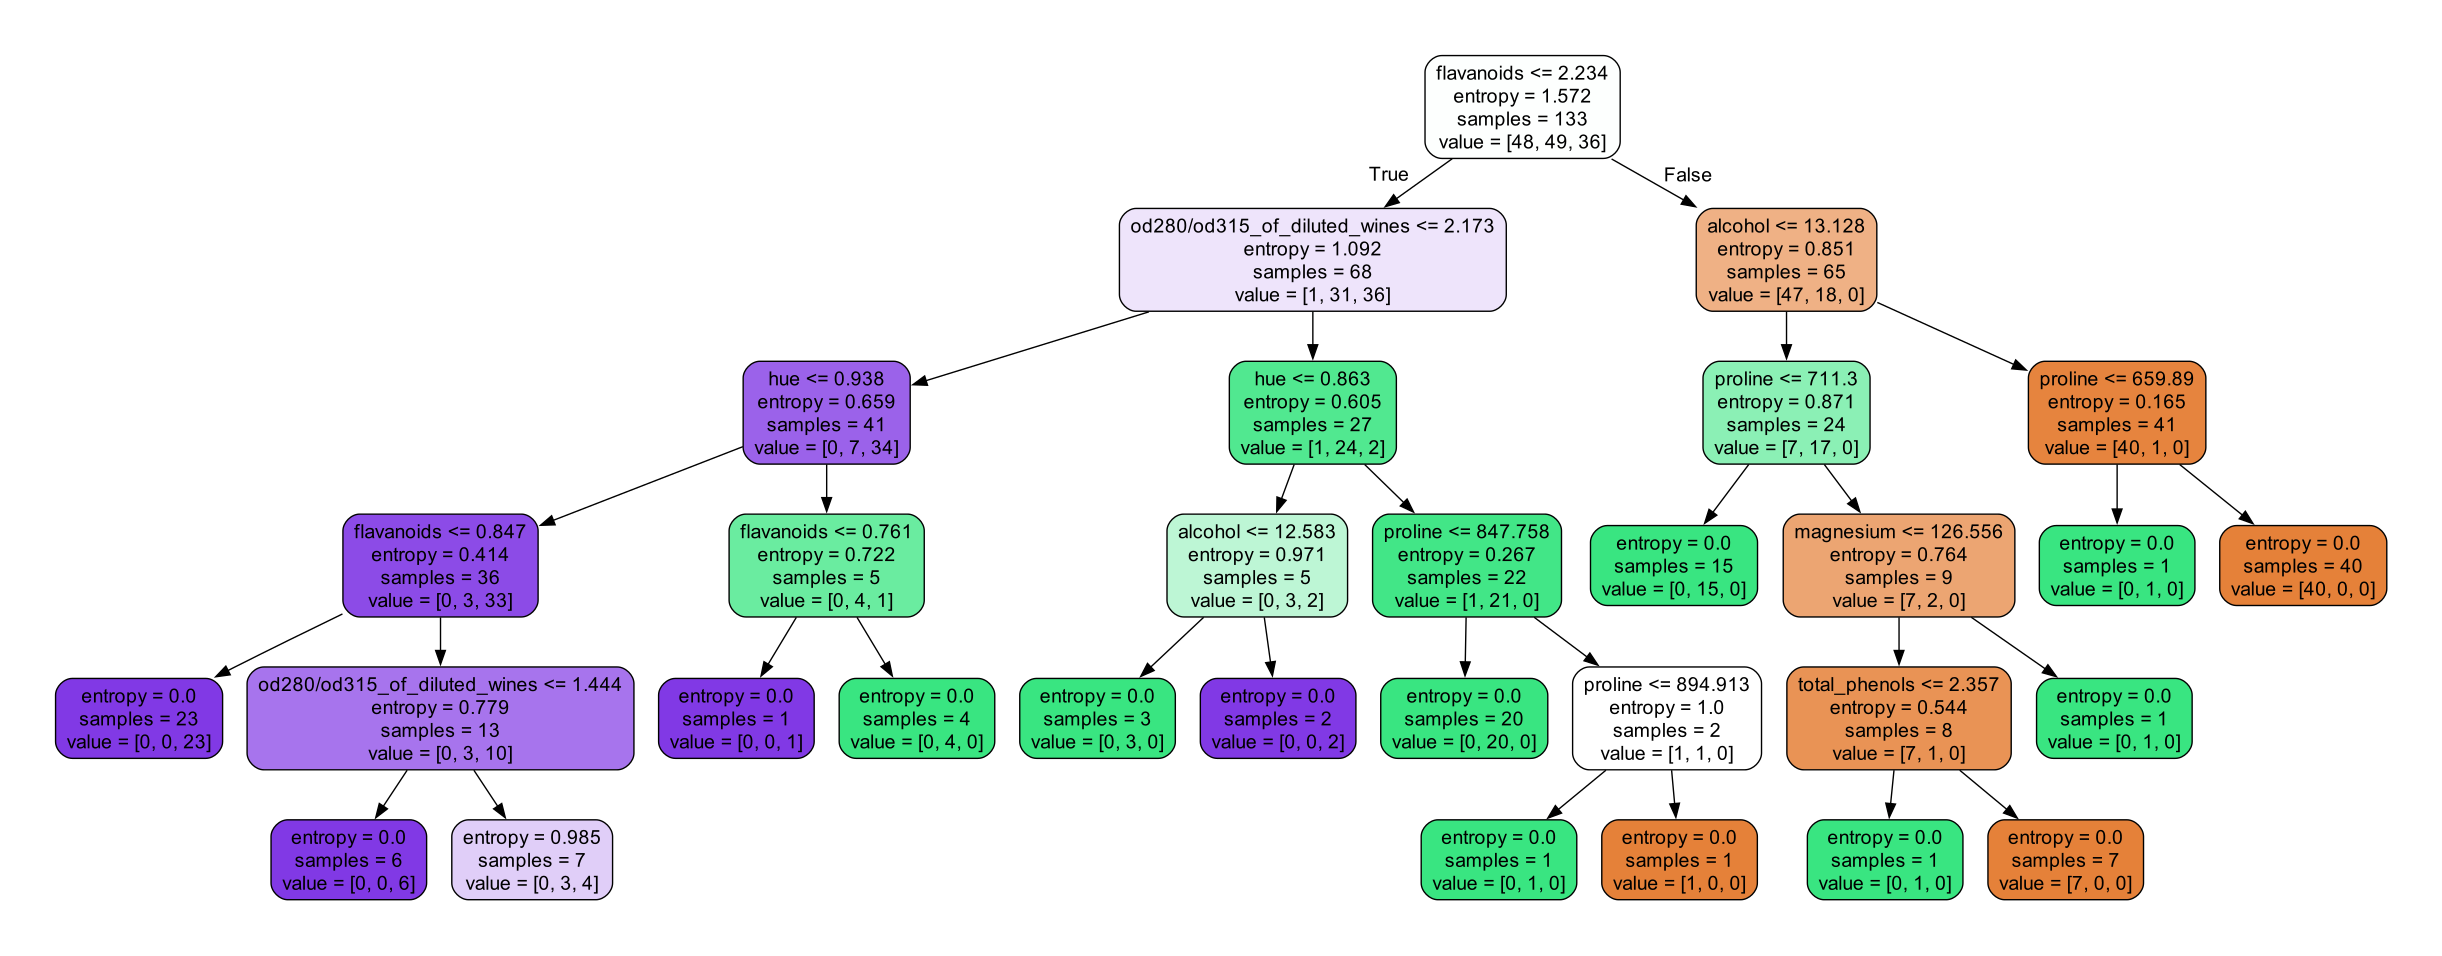

The script that drew this image:
#!/usr/bin/env python
# -*- coding: UTF-8 -*-


__author__ = "Maylon"

import numpy as np
import pandas as pd
from matplotlib import pyplot as plt
from sklearn import tree
from sklearn.tree import DecisionTreeClassifier
from sklearn.model_selection import train_test_split
import graphviz
from sklearn import datasets
from pylab import mpl
# 设置显示中文字体
mpl.rcParams["font.sans-serif"] = ["SimHei"]

def Bunch2dataframe(sklearn_dataset):
    """
    将sklearn数据集Bunch类型转成DataFrame
    :param sklearn_dataset: sklearn中的数据集
    :return: 处理后的dataframe，最后一列为标签列
    """
    df = pd.DataFrame(sklearn_dataset.data, columns=sklearn_dataset.feature_names)
    df['target'] = pd.Series(sklearn_dataset.target)        # 追加一列标签列
    return df

def Draw_tree(clf, filename, feature_names=None, class_names=None):
    """
    绘制决策树并保存为*.pdf文件
    :param clf: 训练后的模型
    :param filename: 保存的文件名
    :param feature_names: 特征名
    :param class_names: 标签名
    :return: None
    """
    dot_data = tree.export_graphviz(clf,
                                    out_file=None,
                                    feature_names=feature_names,
                                    class_names=class_names,
                                    filled=True,
                                    rounded=True)
    graph = graphviz.Source(dot_data)
    graph.render(filename)
    print("Done.")


def best_depth_tree(train, test):
    """
    调参得到最佳的max_depth值并返回对应训练后的模型
    :param train: 训练集
    :param test: 测试集
    :return: 训练后的模型列表和测试集预测准确率最大值的索引
    """
    train_score_list = []
    test_score_list = []
    clf_list = []
    max_test_depth = 10     # 最大树深(超参数上限)
    train_data = train.iloc[:, :-1]
    train_target = train.iloc[:, -1]
    test_data = test.iloc[:, :-1]
    test_target = test.iloc[:, -1]
    for i in range(max_test_depth):
        clf = DecisionTreeClassifier(criterion="entropy",
                                     max_depth=i+1,
                                     random_state=30,
                                     splitter="random"
                                     )
        clf = clf.fit(train_data, train_target)     # 训练模型
        score_train = clf.score(train_data, train_target)       # 训练集预测准确率
        score = clf.score(test_data, test_target)       # 测试集预测准确率
        train_score_list.append(score_train)
        test_score_list.append(score)
        clf_list.append(clf)
    plt.xlabel('树深')
    plt.ylabel('得分')
    plt.title('决策树')
    plt.plot(range(1, max_test_depth+1), train_score_list, color="blue", label="train")        # 绘制分数曲线
    plt.plot(range(1, max_test_depth+1), test_score_list, color="red", label="test")
    plt.legend()
    plt.show()
    print('训练集预测准确率:',train_score_list)
    print('测试集预测准确率:', test_score_list)
    print('测试集最大准确率:',max(test_score_list))
    return clf_list, test_score_list.index(max(test_score_list))


def sklearn():
    data = datasets.load_wine()     # 加载数据集
    dataset = Bunch2dataframe(data)     # 转换成dataframe类型进行处理，最后一列为标签列
    print('原始数据集:\n',dataset)
    train, test = train_test_split(dataset)     # 切分训练集和测试集
    feature_names = dataset.columns[:-1]        # 获取特征名
    clf_list, i = best_depth_tree(train, test)      # 训练模型
    print("max_depth: " + str(i+1))
    clf = clf_list[i]     # 选取测试集预测准确率最大值的模型
    Draw_tree(clf, "wine", feature_names=feature_names)     # 绘制决策树


if __name__ == '__main__':
    sklearn()
